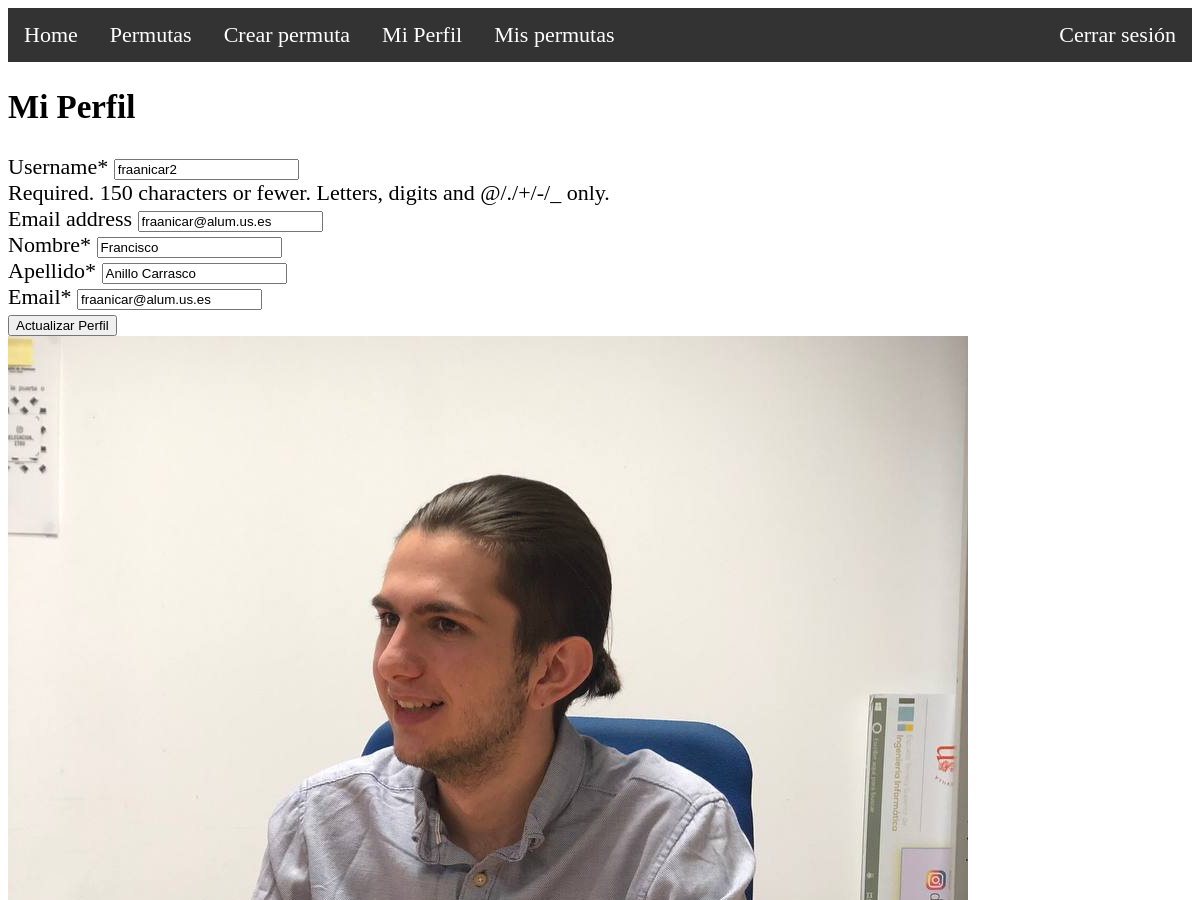
Page /accounts/profile/ (signed in, upper part) on the earlier database version.
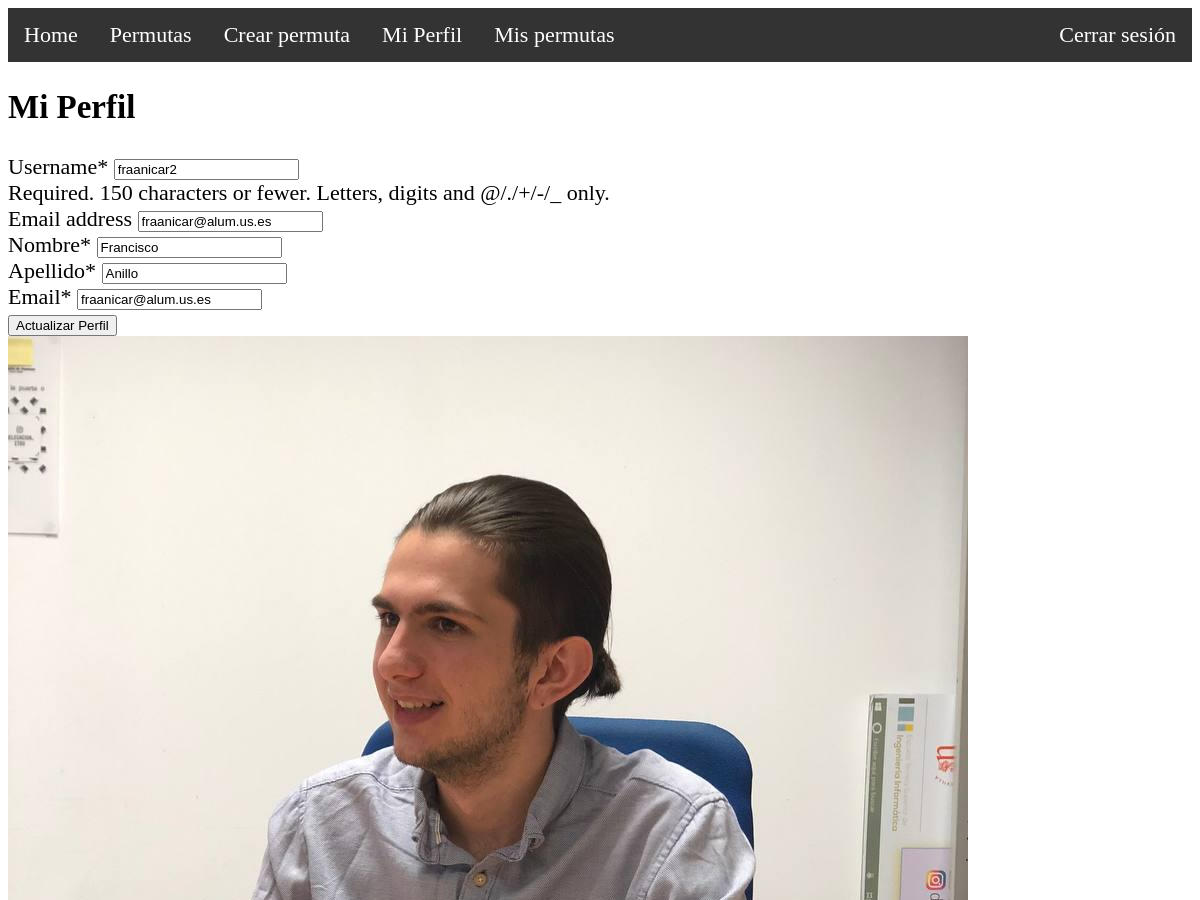
Same page on the later database version.
### Permutas/models.py (models this page shows, shortened)
class Estudiante(models.Model):
    user = models.OneToOneField(User, on_delete=models.CASCADE)
    nombre = models.CharField(max_length=255)
    apellido = models.CharField(max_length=255)
    email = models.EmailField(max_length=255)
    image = models.ImageField(default='default.jpg', upload_to='profile_pics')

### Permutas/views.py (the view)
# urls.py: path('accounts/profile/', profile, name='profile'),
@login_required
def profile(request):
    if request.method == 'POST':
        u_form = StudentUpdateForm(request.POST, instance=request.user)
        e_form = EstudianteUpdateForm(request.POST, request.FILES, instance=request.user.estudiante)
        if u_form.is_valid() and e_form.is_valid():
            u_form.save()
            e_form.save()
            messages.success(request, f'¡Tu perfil ha sido actualizado!')
            return redirect('profile')
    else:
        u_form = StudentUpdateForm(instance=request.user)
        e_form = EstudianteUpdateForm(instance=request.user.estudiante)
    context = {
        'u_form': u_form,
        'e_form': e_form
    }
    return render(request, 'profile.html', context)

### Permutas/views.py
class StudentUpdateForm(forms.ModelForm):
    class Meta:
        model = User
        fields = ['username', 'email']

class EstudianteUpdateForm(forms.ModelForm):
    class Meta:
        model = Estudiante
        fields = ['nombre', 'apellido', 'email']

### Permutas/templates/profile.html (shortened to what this page needs)
{% extends 'layout.html' %}
{% load crispy_forms_tags %}
{% block content %}
    <div class="profile-container">
        <h2>Mi Perfil</h2>
        <form method="POST" enctype="multipart/form-data">
            <div class="form-group">
                {{ u_form|crispy }}
                {{ e_form|crispy }}
            </div>
            <button type="submit" class="btn btn-primary">Actualizar Perfil</button>
        </form>
    </div>
    <div class="profile-image">
        {% if user.estudiante.image %}
            <img src="{{ user.estudiante.image.url }}" alt="Profile Image" class="img-thumbnail">
        {% else %}
            <img src="{{ MEDIA_URL }}default.jpg" alt="Default Profile Image" class="img-thumbnail">
        {% endif %}
    </div>
{% endblock content %}

### Permutas/templates/layout.html (shortened to what this page needs)
<!DOCTYPE html>
<html>
<head>
</head>
<body>
    <header>
        <ul id="menu">
            <li><a class="home" href="/">Home</a></li>
            <li><a class="permutas" href="/permutas">Permutas</a></li>
            {% if user.is_authenticated %}
                <li><a class="nueva-permuta" href="/solicitar-permuta">Crear permuta</a></li>
                <li><a class="profile" href="{% url 'profile' %}">Mi Perfil</a></li>
                <li><a class="mis-permutas" href="#">Mis permutas</a></li>
                <li class="right" ><a href="{% url 'logout' %}">Cerrar sesión</a></li>
            {% else %}
                <li class="right"><a href="/register">Registro</a></li>
                <li class="right"><a href="{% url 'login' %}">Iniciar sesión</a></li>
            {% endif %}
        </ul>
    </header>
    <div class="main">
        {% block content %}
        {% endblock content %}
    </div>
</body>
</html>

### Permutas/templates/layout.html (style rules this page uses)
body { font-size: 22px; }
header ul { list-style-type: none; margin: 0; padding: 0; overflow: hidden; background-color: #333; position: -webkit-sticky; position: sticky; top: 0; }
header ul li { float: left; }
header ul li a { display: block; color: white; text-align: center; padding: 14px 16px; text-decoration: none; }
header ul li.right { float: right; }
ul li { color: red; }

Differences in the rows shown:
changed Estudiante "Francisco": apellido "Anillo Carrasco" → "Anillo"
